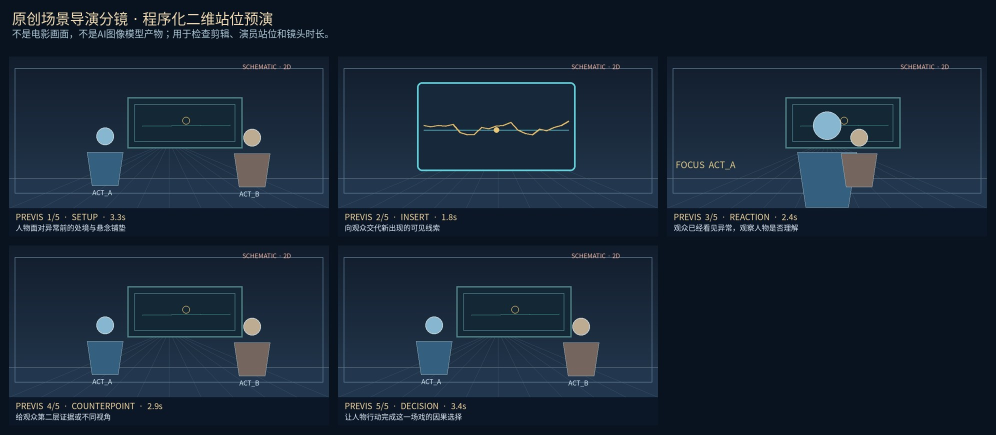
#> input picture output/apprentice/original_2D_storyboard.jpg, 1992 x 869 px (shown at 1/2 size)
$ python -i director_apprentice.py   (imports and definitions only)
#> lines starting #> are read from the running program, lines starting #| are printed output that depends on the picture
#!/usr/bin/env python3
# -*- coding: utf-8 -*-
"""Evidence-bound film-language study -> original directing rehearsal -> critique/repair.

IMPORTANT: The original movie is the teacher, never a defect target. Offline computations
measure visible patterns, not screenwriter intent, actor identity, or artistic quality.
The original-scene picture panels are PROGRAMMATIC 2D blocking sketches. No AI render,
no paid model, no 3D animation, no reconstructed movie is represented by this module.
"""
from __future__ import annotations
import argparse, copy, hashlib, html, json, math, os, re, shutil, statistics, subprocess
from datetime import datetime, timezone
from pathlib import Path
from typing import Any
import cv2
import numpy as np
from PIL import Image, ImageDraw, ImageFont

ROOT=Path(__file__).resolve().parent
OUT=Path('output/apprentice')
LESSON_BEATS={
 'suspense_insert':['SETUP','INSERT','REACTION','COUNTERPOINT','DECISION'],
 'dialogue_reactions':['ESTABLISH','SPEAKER_A','LISTENER_B','SPEAKER_B','REACTION_A','RE_ESTABLISH'],
 'spatial_reveal':['ESTABLISH','POV_HINT','INSERT','REACTION','BLOCKING'],
}
GRAMMAR_CASES={
 'suspense_insert':'LESSON_01',
 'dialogue_reactions':'LESSON_03',
 'spatial_reveal':'LESSON_02',
}
BAD_STATES=('MISSING_BEAT','WRONG_ORDER','MISSING_CUT_REASON','MISSING_ACTING',
 'MISSING_SOUND_PLAN','AXIS_CROSS_UNMOTIVATED','PROP_NOT_LOCKED','CHARACTER_NOT_LOCKED',
 'GAZE_CONTRADICTION','ILLEGAL_DURATION','NARRATIVE_CAUSAL_GAP','DUPLICATE_SHOT',
 'BAD_STAGE_GEOMETRY','MISSING_SCENE_GOAL')


def load_json(p,default=None):
 p=Path(p)
 return json.loads(p.read_text('utf-8')) if p.is_file() else default

# [18 lines left out: functions save_json, sha, font, not called in this run]


def visual_vector(file):
 """Tiny non-semantic low-cost viewpoint proxy; no recognizer or embedding claims."""
 im=cv2.imread(str(file))
#> im is the input picture: shape (869, 1992, 3); mean B, G, R 53.6, 38, 24
 if im is None:raise FileNotFoundError(file)
 im=cv2.resize(im,(160,72),interpolation=cv2.INTER_AREA)
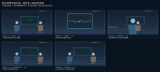
#> im: shape (72, 160, 3); mean B, G, R 53.6, 38, 24
 lab=cv2.cvtColor(im,cv2.COLOR_BGR2LAB)
#> lab: shape (72, 160, 3); mean of channels 0, 1, 2 37, 127.5, 116.3
 hist=cv2.calcHist([lab],[0,1],None,[12,10],[0,256,0,256]).flatten()
#> hist = 120 values, max 4432 at index 5, min 0 at index 0, mean 96
 hist=hist/(np.linalg.norm(hist)+1e-8)
#> hist = 120 values, max 0.799 at index 5, min 0 at index 0, mean 0.0173
 g=cv2.cvtColor(im,cv2.COLOR_BGR2GRAY)
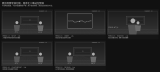
#> g: shape (72, 160); min 17, max 174, mean 35.5
 # Gaussian blurred coarse spatial layout avoids overrating same palette, but NOT identity.
 coarse=cv2.resize(cv2.GaussianBlur(g,(9,9),0),(16,8)).astype(np.float32)/255
 contrast=float(g.std()/255)
#> contrast = 0.0787
 return {'hist':hist,'spatial':coarse.ravel(),'luma':float(g.mean()/255),'contrast':contrast}

# [261 lines left out: functions viewpoint_similarity, scan_film_grammar, scene_example, check_scene, _shot, make_baseline and 3 more, not called in this run]

def LESION_SAFE_LIST(LESION):
 return list(LESION)


# [142 lines left out: functions iterate_scene, controlled_negative_tests, paint_frame, draw_storyboard, make_animatic, not called in this run]


def _escape(x):return html.escape(str(x),quote=True)

# [75 lines left out: functions build_html, run, main, not called in this run]

# [1 line not run here, left out]

>>> result = visual_vector('output/apprentice/original_2D_storyboard.jpg')
#> result = 4 items
